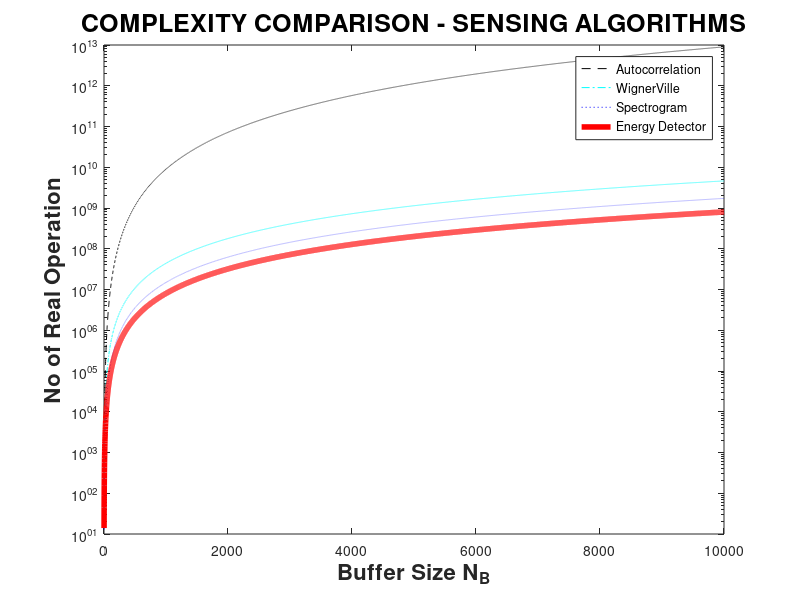

Write MATLAB code to recreate this figure.
%% Complexity Analysis
clc
close all
clear all

% Energy Detector NfNC(8NB + 6)
% Auto correlation NfNC(9NB2 +16NB +13/2)
% Spectrogram 4 + Nf (1 + NB +Nfft+NB logNB)+6NBNfft
% Wigner - Ville Nf (2+8Nfft+29NB+NB logNB)-2
% Image processing 14NB2 + 8NB + 51

% Assuming Nf = NB = Nfft
NB = 1:10000;
ED = 8*NB.^2 + 6*NB;
AC = 9*NB.^3 + 16*NB.^2 + 6.5 * NB;
SP = 4 + NB + 8*(NB.^2) + (NB.^2).* log(NB);
WV = 2 * NB + 37 * (NB.^2) + (NB.^2).*log(NB)-2;

axes('fontsize',14,'fontweight','b');
semilogy(NB, AC,'--k',NB, WV,'-.c', NB, SP,':b',NB, ED,'-r','LineWidth',4);
legend('Autocorrelation','WignerVille','Spectrogram','Energy Detector'); 
xlabel('Buffer Size N_B','fontsize',16,'fontweight','b','LineWidth',3); 
ylabel('No of Real Operation','fontsize',16,'fontweight','b','LineWidth',3);
title('COMPLEXITY COMPARISON - SENSING ALGORITHMS','fontsize',18,'fontweight','b','LineWidth',3);
